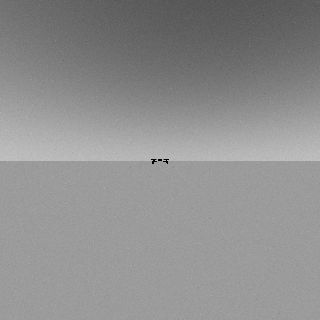
#> input picture script/test_gzbimage.png, 320 x 320 px
$ python img_processing.py
#> lines starting #> are read from the running program, lines starting #| are printed output that depends on the picture; after the words box and inside, x2 and y2 are one past the last pixel; in counts of white or black regions, pixels touching at a corner belong together; long printed decimals are rounded
### script/get_ellipse.py
import numpy as np
import numpy.linalg as la
import matplotlib.pyplot as plt
from matplotlib.patches import Ellipse
# [31 lines of commented-out code are left out]


def mvee(points, tol=0.001):
    """
    Find the minimum volume ellipse.
    Return A, c where the equation for the ellipse given in "center form" is
    (x-c).T * A * (x-c) = 1
    """
    points = np.asmatrix(points)
    N, d = points.shape
    Q = np.column_stack((points, np.ones(N))).T
    err = tol+1.0
    u = np.ones(N)/N
    while err > tol:
        # assert u.sum() == 1 # invariant
        X = Q * np.diag(u) * Q.T
        M = np.diag(Q.T * la.inv(X) * Q)
        jdx = np.argmax(M)
        step_size = (M[jdx]-d-1.0)/((d+1)*(M[jdx]-1.0))
        new_u = (1-step_size)*u
        new_u[jdx] += step_size
        err = la.norm(new_u-u)
        u = new_u
    c = u*points
    A = la.inv(points.T*np.diag(u)*points - c.T*c)/d
    return np.asarray(A), np.squeeze(np.asarray(c))


# [80 lines left out: functions dist_2_cent, get_outer_shell, not called in this run]


def random_points():
    mu, sigma = np.random.uniform(-10, 10), np.random.uniform(0., 10)
    return mu, sigma


# [73 lines left out: function main, not called in this run]


# [2 lines that do not run on import are left out]

### script/img_processing.py
import numpy as np
import cv2 as cv
import matplotlib.pyplot as plt
import matplotlib
matplotlib.use('TkAgg')
from matplotlib.patches import Ellipse


from math import sqrt, atan2
from scipy import linalg

from get_ellipse import mvee, la


LL = 0.092*np.sqrt(2)
# LL = 0.092 + 0.046*np.sqrt(2)/2
fx = fy = 190.68123344056778
K = np.array([[fx, 0.0, 160.5],
			  [0.0, fy, 160.5],
			  [0.0, 0.0, 1.0]])


# print(la.inv(K).dot(np.array([170, 160.5, 1])))

img = cv.imread('test_rose.png')
img = cv.imread('test_gzbimage.png')
#> img is the input picture: shape (320, 320, 3); min 0, max 205, mean 143.2

# img_gray = cv.cvtColor(img, cv.COLOR_BGR2GRAY)

edges = cv.Canny(img, 100,200)
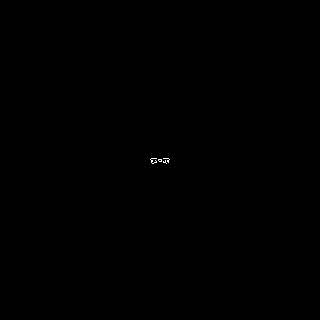
#> edges: shape (320, 320); 0.05% white in thin lines or dots, all inside (x1, y1, x2, y2) = (150, 158, 170, 164)
contours, hierachy = cv.findContours(edges, cv.RETR_EXTERNAL, cv.CHAIN_APPROX_SIMPLE)
#> contours = 4 contours, all with area under 20
points = np.concatenate(contours).squeeze()
#> points = 45 pairs, first value 150 to 169, second value 158 to 163

# plt.imshow(edges)
# plt.show()

A, c = mvee(points)
#> the loop in mvee, `while err > tol:` made 804 passes
#> (jdx, step_size, err) on passes 1 to 3: (23, 0.195, 0.192), (14, 0.196, 0.198), (6, 0.197, 0.202)
#> in mvee, `c = u*points`: c = [[159.3, 160.3]]
#> in mvee, `A = la.inv(points.T*np.diag(u)*points - c.T*c)/d`: A = [[0.00811, 0.000826], [0.000826, 0.081]]
#> A = [[0.00811, 0.000826], [0.000826, 0.081]]; c = [159.3, 160.3]

eig, R = linalg.eig(A)
#> R = [[-1, -0.0113], [0.0113, -1]]
lmd_1 = np.real(eig[0])
#> lmd_1 = 0.0081
lmd_2 = np.real(eig[1])
#> lmd_2 = 0.081

if lmd_1 > lmd_2: # put the first element as the major axis
	print('switching a b!!')
	eig = np.array([lmd_2, lmd_1])
	R = np.array([[R[1][1], R[0][1]],
				  [R[1][0], R[0][0]]])
else:
	eig = np.array([lmd_1, lmd_2])
#> eig = [0.0081, 0.081]

a, b = 1./np.sqrt(eig)
#> a = 11.11; b = 3.51
alpha = atan2(-R[0][1], R[0][0])*180/np.pi
#> alpha = 179.4
# [20 lines of commented-out code are left out]

d = fx*LL/(2*a)
#> d = 1.12
offset = la.inv(K).dot(np.array([c[0], c[1], 1]))
#> offset = [-0.00642, -0.0012, 1]
offset = offset[:2]*d
#> offset = [-0.00717, -0.00134]
dx = np.array([d, offset[0], offset[1]])
#> dx = [1.12, -0.00717, -0.00134]
print(dx)
#| [ 1.117 -0.007173  -0.001345 ]
